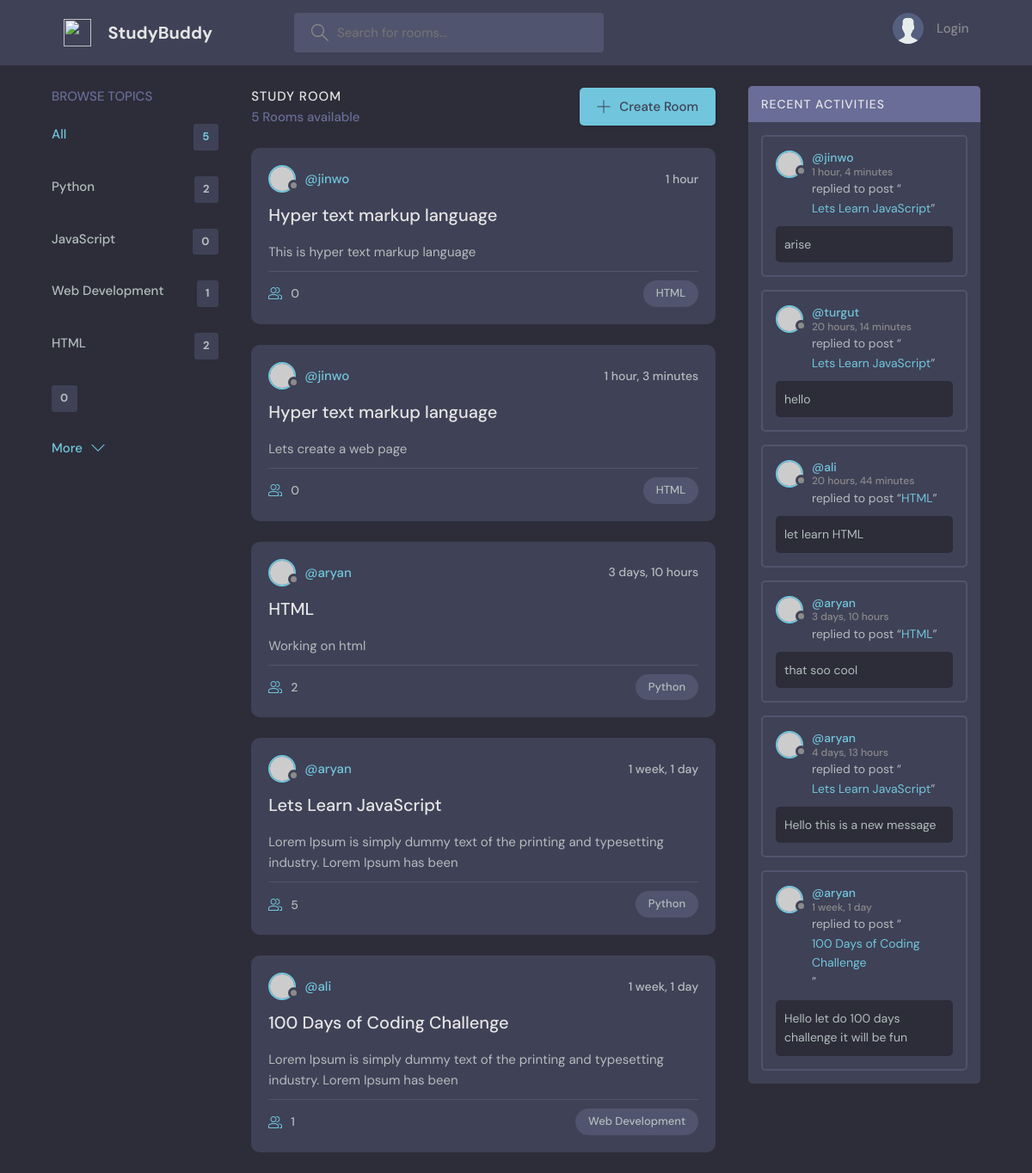
The page / on the database its author committed.
### base/models.py (models this page shows, shortened)
class Topic (models.Model):
    name = models.CharField(max_length=200)

class Room(models.Model):
    topic=models.ForeignKey(Topic , on_delete=models.SET_NULL , null=True)
    host= models.ForeignKey(User , on_delete=models.CASCADE , null=True)
    name = models.CharField(max_length=200)
    description = models.TextField(null=  True , blank=True)
    participants= models.ManyToManyField(User , related_name='participants' , blank = True)
    updated = models.DateTimeField(auto_now=True)
    created = models.DateTimeField(auto_now_add=True)
    class Meta:
        ordering = ['-created' , '-updated']
    def __str__(self):
        return self.name

class Message(models.Model):
    host= models.ForeignKey(User , on_delete=models.CASCADE)
    room = models.ForeignKey(Room , on_delete=models.CASCADE)
    body = models.TextField(blank=True , null=True )
    updated = models.DateTimeField(auto_now=True)
    created = models.DateTimeField(auto_now_add=True)
    class Meta:
        ordering=['-created']
    def __str__(self):
        return (self.body[0:50] if self.body else "None")

### base/views.py (the view)
# urls.py: path('' , views.Home , name = 'home'),
def Home(request):
    q = request.GET.get('q', '')
    rooms = Room.objects.filter(Q(topic__name__icontains=q)   |  #Q used to add multiple conditinos on filters function like or and and with this we can add filters on multiple conditions
                                Q(name__icontains=q) |
                                Q(description__icontains=q)
                                )
    topic = Topic.objects.all()[0:5]
    room_count = rooms.count()
    room_messages = Message.objects.filter(Q(room__topic__name__icontains=q))
    return render (request , 'base/Home.html', {'rooms': rooms , 'topic': topic , 'room_count' : room_count ,'room_messages':room_messages }  )

### templates/base/Home.html (shortened to what this page needs)
{% extends 'main.html' %}
{% block content %}
    <main class="layout layout--3">
      <div class="container">
        {% include 'base/show_topic_component.html' %}
        <div class="roomList">
          <div class="roomList__header">
            <div>
              <h2>Study Room</h2>
              <p>{{rooms.count}} Rooms available</p>
            </div>
            <a class="btn btn--main" href="{% url 'room-form' %}">
              <svg version="1.1" xmlns="http://www.w3.org/2000/svg" width="32" height="32" viewBox="0 0 32 32">
                <title>add</title>
                <path
                  d="M16.943 0.943h-1.885v14.115h-14.115v1.885h14.115v14.115h1.885v-14.115h14.115v-1.885h-14.115v-14.115z"
                ></path>
              </svg>
              Create Room
            </a>
          </div>
          {% include 'base/show_rooms_component.html' %}
        </div>
        {% include 'base/Recent_activity_component.html' %}
      </div>
    </main>
{%endblock content%}

### templates/base/show_topic_component.html
<div class="topics">
    <div class="topics__header">
      <h2>Browse Topics</h2>
    </div>
    <ul class="topics__list">
      <li>
        <a href="{% url 'home' %}" class="active">All <span>{{topic.count}}</span></a>
      </li>
      {% for val in topic %}
      <li>
        <a href="{% url 'home' %}?q={{val.name}}">{{val.name}} <span>{{val.room_set.count}} </span></a>
      </li>
      {%endfor%}
    </ul>
    <a class="btn btn--link" href="{% url 'topics' %}">
      More
      <svg version="1.1" xmlns="http://www.w3.org/2000/svg" width="32" height="32" viewBox="0 0 32 32">
        <title>chevron-down</title>
        <path d="M16 21l-13-13h-3l16 16 16-16h-3l-13 13z"></path>
      </svg>
    </a>
  </div>

### templates/base/show_rooms_component.html (shortened to what this page needs)
{% for room in rooms %}
<div class="roomListRoom">
    <div class="roomListRoom__header">
      <a href="{% url 'profile' room.host.id %}" class="roomListRoom__author">
        <div class="avatar avatar--small">
          <img src="https://randomuser.me/api/portraits/women/11.jpg" />
        </div>
        <span>@{{room.host.username}}</span>
      </a>
      <div class="roomListRoom__actions">
        <span>{{room.created | timesince}}</span>
      </div>
    </div>
    <div class="roomListRoom__content">
      <a href="{% url 'room' room.id %}">{{room.name}}</a>
      <p>
        {{room.description}}
      </p>
    </div>
    <div class="roomListRoom__meta">
      <a href="{% url 'room' room.id %}" class="roomListRoom__joined">
       {{room.participants.count}}
      </a>
      <p class="roomListRoom__topic">{{room.topic.name}}</p>
    </div>
  </div>
  {% endfor %}

### templates/base/Recent_activity_component.html (shortened to what this page needs)
<div class="activities">
    <div class="activities__header">
      <h2>Recent Activities</h2>
    </div>
    {%for message in room_messages %}
    <div class="activities__box">
      <div class="activities__boxHeader roomListRoom__header">
        <a href="{% url 'profile' request.user.id %}" class="roomListRoom__author">
          <div class="avatar avatar--small">
            <img src="https://randomuser.me/api/portraits/women/11.jpg" />
          </div>
          <p>
            @{{message.host}}
            <span>{{message.created | timesince}}</span>
          </p>
        </a>
      </div>
      <div class="activities__boxContent">
        <p>replied to post “<a href="{% url 'room' message.room.id %}">{{message.room}}</a>”</p>
        <div class="activities__boxRoomContent">
          {{message}}
        </div>
      </div>
    </div>
    {%endfor%}
  </div>

### rows shown on the page
Topic: name "Python", room_set.count "2"
Topic: name "JavaScript", room_set.count "0"
Topic: name "Web Development", room_set.count "1"
Topic: name "HTML", room_set.count "2"
Topic: room_set.count "0"
Room: host.username "jinwo", created "1 hour", name "Hyper text markup language", description "This is hyper text markup language", participants.count "0", topic.name "HTML"
Room: host.username "jinwo", created "1 hour, 3 minutes", name "Hyper text markup language", description "Lets create a web page", participants.count "0", topic.name "HTML"
Room: host.username "aryan", created "3 days, 10 hours", name "HTML", description "Working on html", participants.count "2", topic.name "Python"
Room: host.username "aryan", created "1 week, 1 day", name "Lets Learn JavaScript", description "Lorem Ipsum is simply dummy text of the printing and typesetting industry. Lorem Ipsum has been", participants.count "5", topic.name "Python"
Room: host.username "ali", created "1 week, 1 day", name "100 Days of Coding Challenge", description "Lorem Ipsum is simply dummy text of the printing and typesetting industry. Lorem Ipsum has been", participants.count "1", topic.name "Web Development"
Message: host "jinwo", created "1 hour, 4 minutes", room "Lets Learn JavaScript", body "arise"
Message: host "turgut", created "20 hours, 14 minutes", room "Lets Learn JavaScript", body "hello"
Message: host "ali", created "20 hours, 44 minutes", room "HTML", body "let learn HTML"
Message: host "aryan", created "3 days, 10 hours", room "HTML", body "that soo cool"
Message: host "aryan", created "4 days, 13 hours", room "Lets Learn JavaScript", body "Hello this is a new message"
Message: host "aryan", created "1 week, 1 day", room "100 Days of Coding Challenge", body "Hello let do 100 days challenge it will be fun"

### other values the page prints
{{ topic.count }} "5"
{{ rooms.count }} "5"
